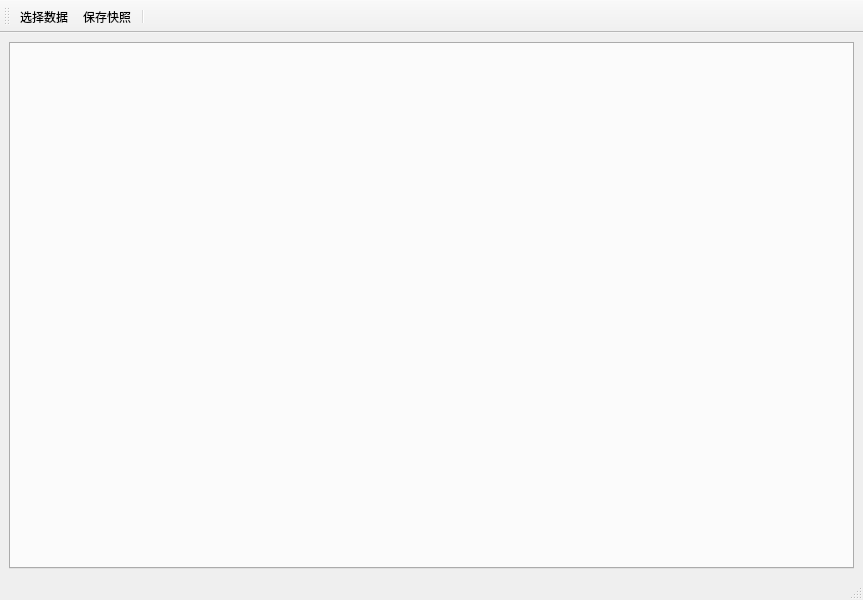
<?xml version="1.0" encoding="UTF-8"?>
<ui version="4.0">
 <class>AnalyseWindow</class>
 <widget class="QMainWindow" name="AnalyseWindow">
  <property name="geometry">
   <rect>
    <x>0</x>
    <y>0</y>
    <width>863</width>
    <height>600</height>
   </rect>
  </property>
  <property name="windowTitle">
   <string>数据分析</string>
  </property>
  <widget class="QWidget" name="centralwidget">
   <layout class="QGridLayout" name="gridLayout">
    <item row="0" column="0">
     <widget class="QTabWidget" name="tabWidget">
      <property name="tabsClosable">
       <bool>true</bool>
      </property>
     </widget>
    </item>
   </layout>
  </widget>
  <widget class="QMenuBar" name="menubar">
   <property name="geometry">
    <rect>
     <x>0</x>
     <y>0</y>
     <width>863</width>
     <height>25</height>
    </rect>
   </property>
  </widget>
  <widget class="QStatusBar" name="statusbar"/>
  <widget class="QToolBar" name="toolBar">
   <property name="windowTitle">
    <string>toolBar</string>
   </property>
   <property name="toolButtonStyle">
    <enum>Qt::ToolButtonTextUnderIcon</enum>
   </property>
   <attribute name="toolBarArea">
    <enum>TopToolBarArea</enum>
   </attribute>
   <attribute name="toolBarBreak">
    <bool>false</bool>
   </attribute>
   <addaction name="actSelectData"/>
   <addaction name="actSnapShot"/>
   <addaction name="separator"/>
  </widget>
  <action name="actSelectData">
   <property name="icon">
    <iconset resource="../res.qrc">
     <normaloff>:/icons/assets/icons/selection.png</normaloff>:/icons/assets/icons/selection.png</iconset>
   </property>
   <property name="text">
    <string>选择数据</string>
   </property>
   <property name="toolTip">
    <string>选择数据</string>
   </property>
  </action>
  <action name="actSnapShot">
   <property name="icon">
    <iconset resource="../res.qrc">
     <normaloff>:/icons/assets/icons/shapshot.png</normaloff>:/icons/assets/icons/shapshot.png</iconset>
   </property>
   <property name="text">
    <string>保存快照</string>
   </property>
   <property name="toolTip">
    <string>保存快照</string>
   </property>
  </action>
 </widget>
 <resources>
  <include location="../res.qrc"/>
 </resources>
 <connections/>
</ui>
